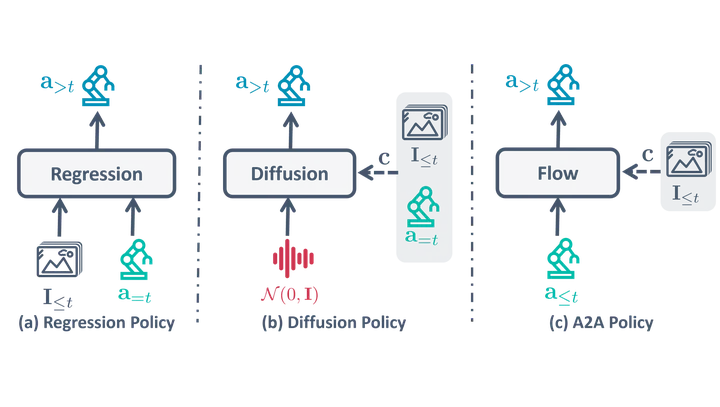
#> input picture images/A2A_fig.webp, 720 x 407 px
$ python make_transparent.py ../images/A2A_fig.webp
#> lines starting #> are read from the running program, lines starting #| are printed output that depends on the picture; after the words box and inside, x2 and y2 are one past the last pixel; in counts of white or black regions, pixels touching at a corner belong together
"""Make the white background of figure images transparent (for the dark theme).

Only the background is touched: near-white, low-saturation pixels connected to
the image border. Inside that region white becomes transparent and light grey
(soft shadows, anti-aliased edges) becomes translucent black ("colour to alpha"
against white), so on a white page the result looks exactly like the original
and on a dark page shadows stay shadows. Interior whites (boxes, highlights)
keep full opacity.

Usage: python tools/make_transparent.py images/FOO_fig.webp [...]
Writes images/FOO_fig.t.webp next to each input and prints how much of the
image became transparent and how much dark ink sits right on the removed
background (a high value = dark text/lines that won't read on a dark page).
"""
import sys

import numpy as np
from PIL import Image
from scipy import ndimage

LIGHT = 200      # min(R,G,B) above this can be background (white or light shadow)
NEUTRAL = 28     # max-min channel spread allowed for background (no tinted pixels)


def convert(path):
#> called with path = '../images/A2A_fig.webp'
    im = Image.open(path).convert("RGBA")
#> im is the input picture: PIL image 720x407 RGBA; mean R, G, B, A 20.3, 27.9, 32.5, 15.9
    a = np.asarray(im).astype(np.float32)
    rgb, alpha = a[..., :3], a[..., 3] / 255.0
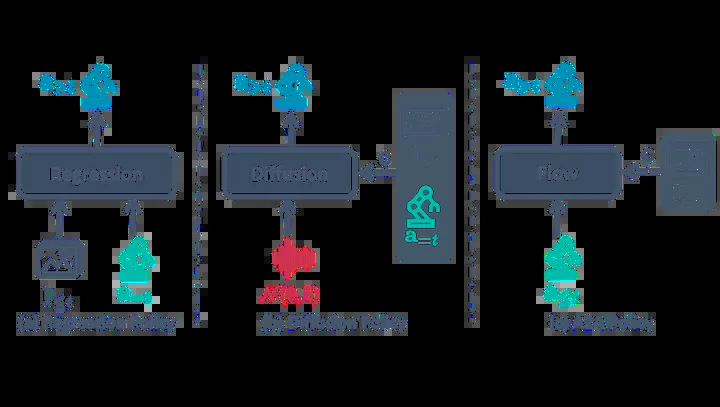
#> rgb: shape (407, 720, 3) float32; mean R, G, B 20.3, 27.9, 32.5
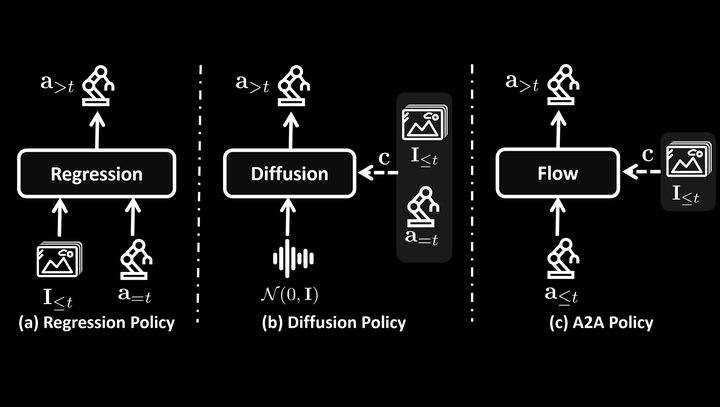
#> alpha: shape (407, 720) float32; min 0, max 1, mean 0.0623
    lo, hi = rgb.min(axis=2), rgb.max(axis=2)
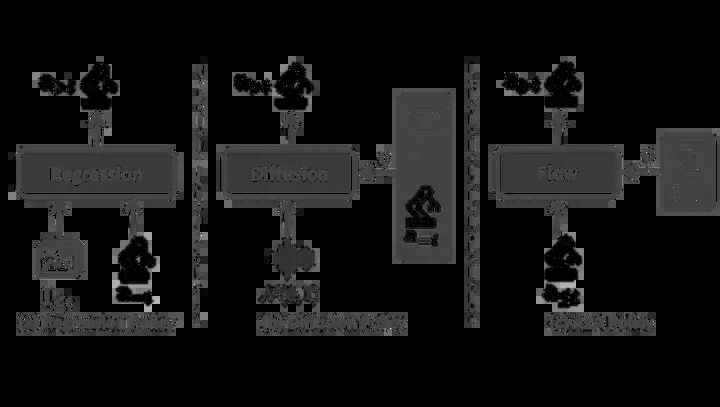
#> lo: shape (407, 720) float32; min 0, max 255, mean 19
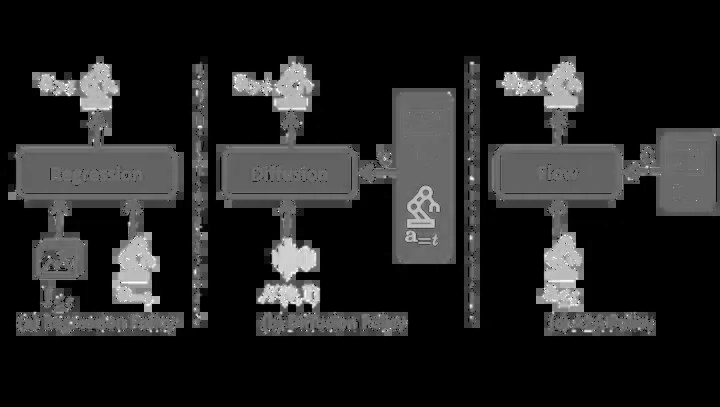
#> hi: shape (407, 720) float32; min 0, max 255, mean 34
    cand = (lo > LIGHT) & (hi - lo < NEUTRAL) & (alpha > 0.5)
#> cand: shape (407, 720) bool; every value is 0
    # Keep only candidate regions that touch the border: that's the background.
    lab, n = ndimage.label(cand)
#> lab: shape (407, 720) int32; every value is 0
#> n = 0
    border = np.unique(np.concatenate([lab[0], lab[-1], lab[:, 0], lab[:, -1]]))
#> border = [0]
    bg = np.isin(lab, border[border > 0])
    # Colour-to-alpha against white inside the background region.
    new_a = np.where(bg, (255.0 - lo) / 255.0, 1.0)
#> new_a: shape (407, 720) float32; every value is 1
    safe = np.maximum(new_a, 1e-3)[..., None]
    unmixed = np.clip((rgb - (1.0 - safe) * 255.0) / safe, 0, 255)
    out_rgb = np.where(bg[..., None], unmixed, rgb)
    out_a = np.minimum(alpha, new_a)
    out = np.dstack([out_rgb, out_a * 255.0]).round().astype(np.uint8)
    # Snap near-clear / near-opaque alpha (smaller files, no visible change) and
    # blank the colour of fully clear pixels.
    al = out[..., 3]
    al[al < 10] = 0
#> al: shape (407, 720); min 0, max 255, mean 15.8
    al[al > 245] = 255
#> al: shape (407, 720); min 0, max 255, mean 15.8
    out[al == 0, :3] = 0
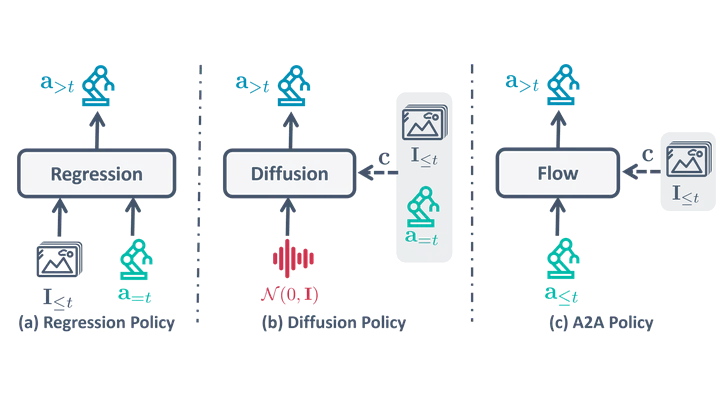
#> out: shape (407, 720, 4); 19.22% of pixels changed, all inside (x1, y1, x2, y2) = (0, 52, 720, 342); transparent parts drawn white
    dst = path.rsplit(".", 1)[0] + ".t.webp"
    Image.fromarray(out, "RGBA").save(dst, "WEBP", quality=82, alpha_quality=90, method=6)
    # Dark ink touching the removed background (text/lines that would vanish on dark).
    ring = ndimage.binary_dilation(bg, iterations=2) & ~bg
    ink = ring & (hi < 110)
    return dst, (out_a < 0.1).mean(), ink.sum() / max(1, ring.sum())


if __name__ == "__main__":
    for p in sys.argv[1:]:
        dst, clear, ink = convert(p)
#> dst = '../images/A2A_fig.t.webp'; clear = 0.892; ink = 0
        print(f"{dst:<40} transparent={clear:5.1%}  dark-ink-on-bg={ink:5.1%}")
#| ../images/A2A_fig.t.webp                 transparent=89.2%  dark-ink-on-bg= 0.0%

$ run again, on images/APEX_fig.webp
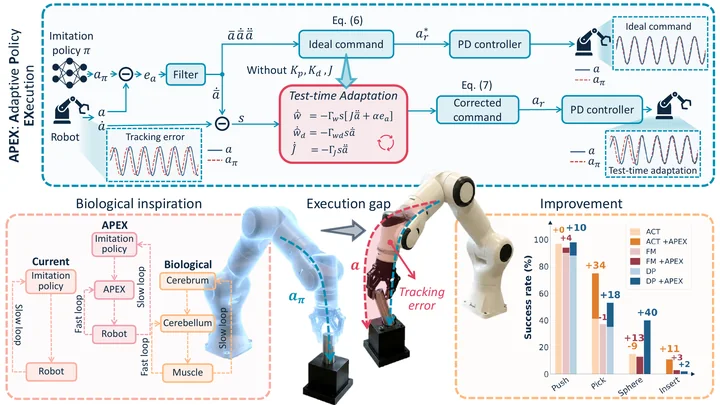
#> input picture images/APEX_fig.webp, 720 x 405 px
#> alpha: shape (405, 720) float32; every value is 1
#> cand: shape (405, 720) bool; 76.2% white; 736 black regions (293 under 20 px), largest, box (x1, y1, x2, y2) and area: (149, 206, 353, 405) 12817, (361, 172, 514, 368) 10831, (158, 29, 703, 179) 9296
#> in convert, `lab, n = ndimage.label(cand)`:
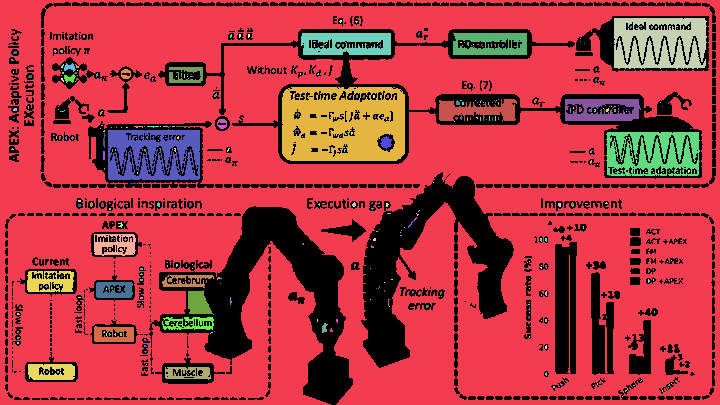
#> lab: shape (405, 720) int32; 440 distinct labels, from 0 to 439; one colour per label, 0 black
#> n = 439
#> border = [0, 1]
#> bg: shape (405, 720) bool; 66.1% white; 589 black regions (205 under 20 px), largest, box (x1, y1, x2, y2) and area: (158, 29, 703, 179) 28844, (149, 206, 353, 405) 14274, (361, 172, 514, 368) 10913
#> ring: shape (405, 720) bool; 11.2% white in thin lines or dots
#> in convert, `ink = ring & (hi < 110)`:
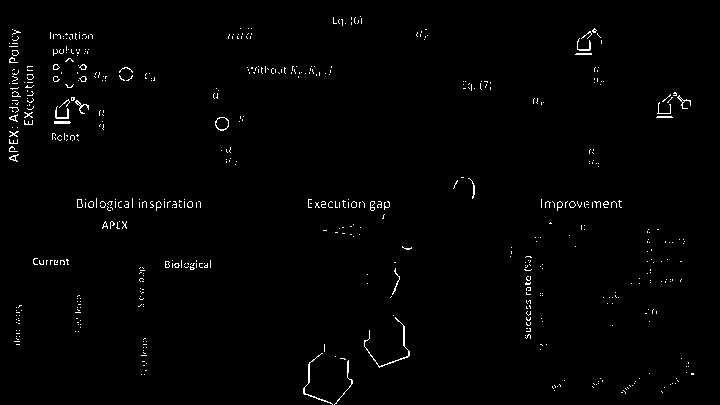
#> ink: shape (405, 720) bool; 1.2% white in thin lines or dots
#> `dst, clear, ink = convert(p)`: dst = '../images/APEX_fig.t.webp'; clear = 0.646; ink = 0.109
#| ../images/APEX_fig.t.webp                transparent=64.6%  dark-ink-on-bg=10.9%
